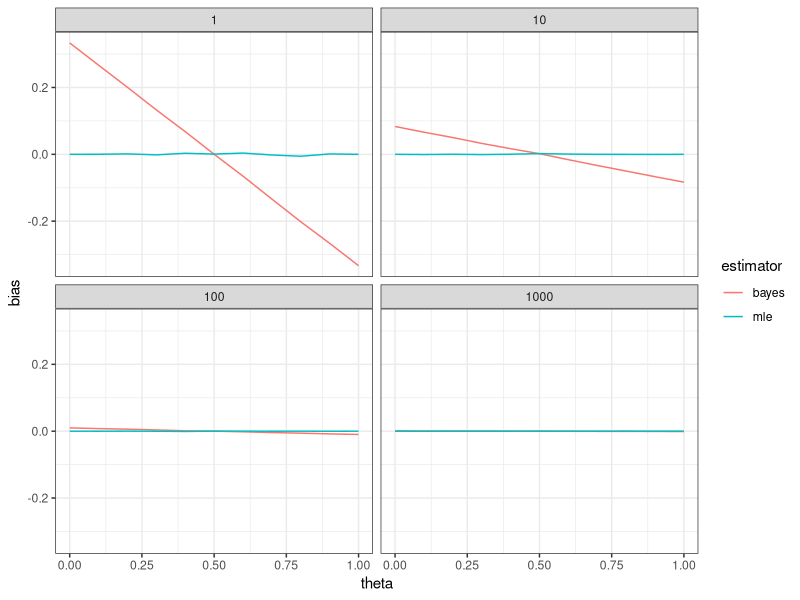
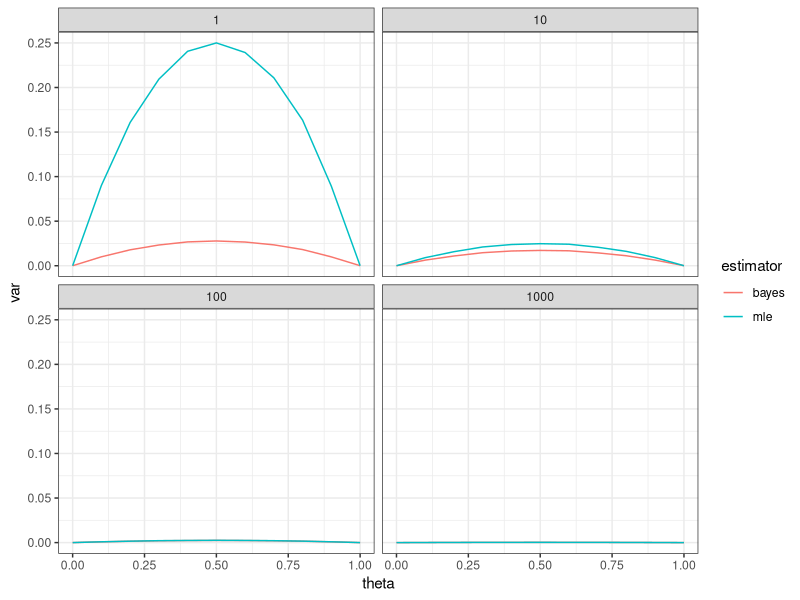
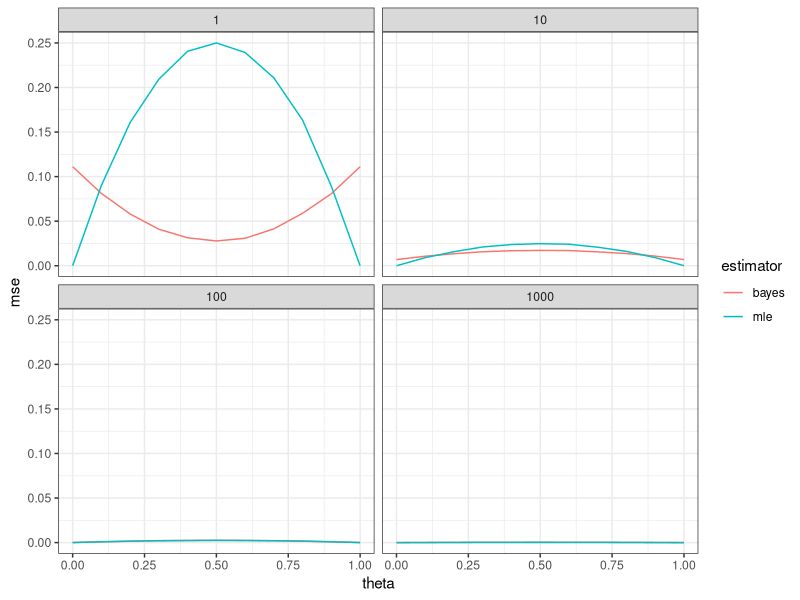
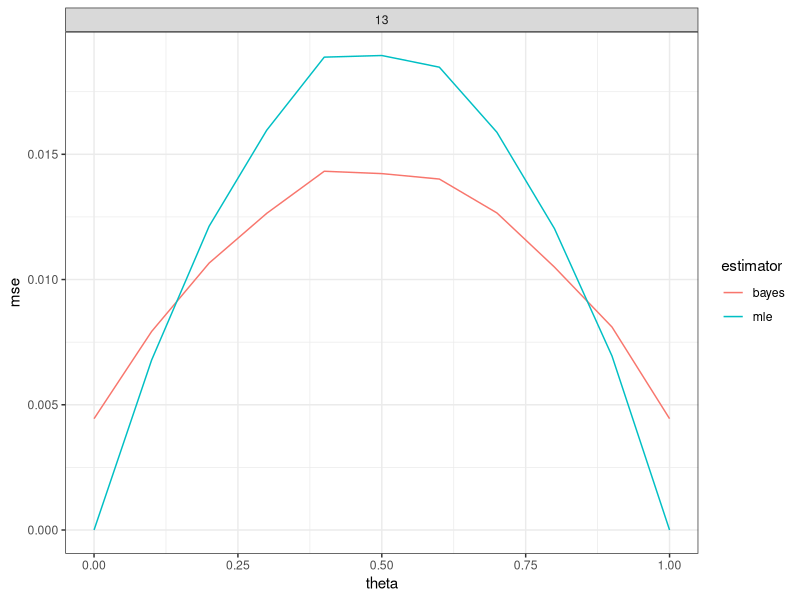
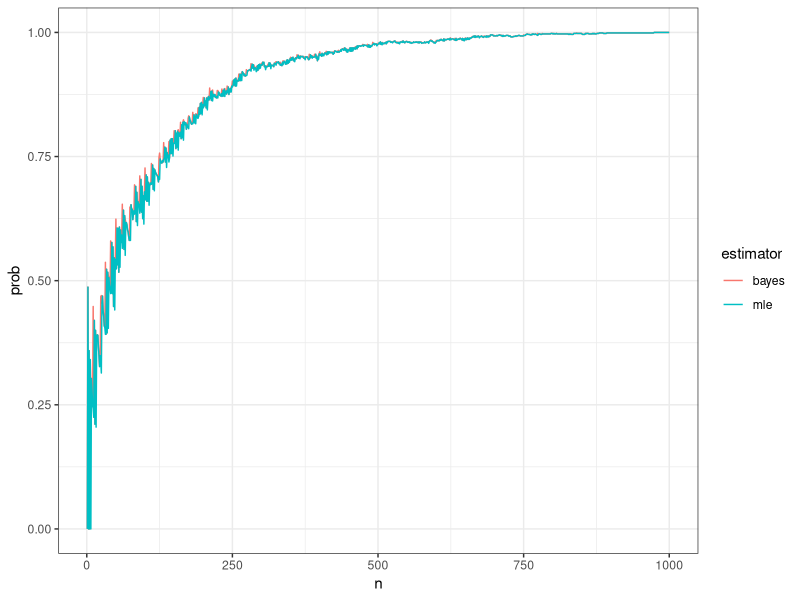
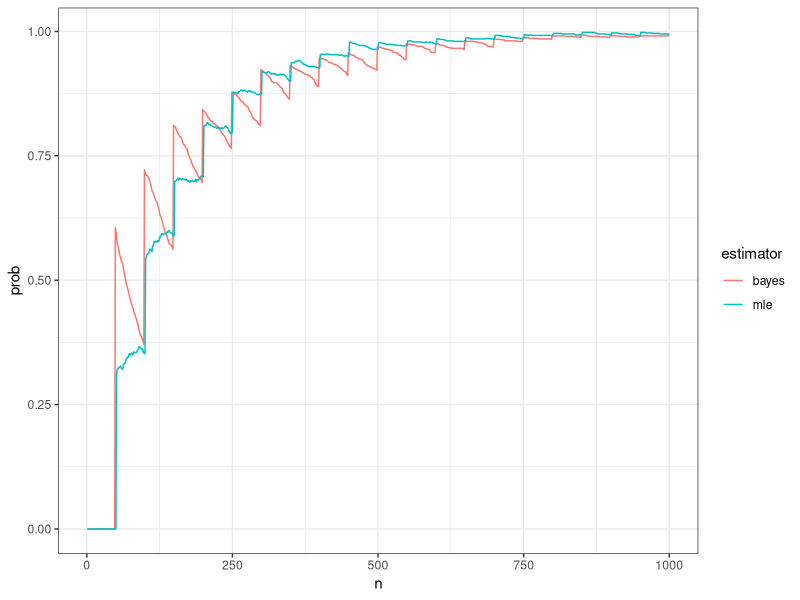
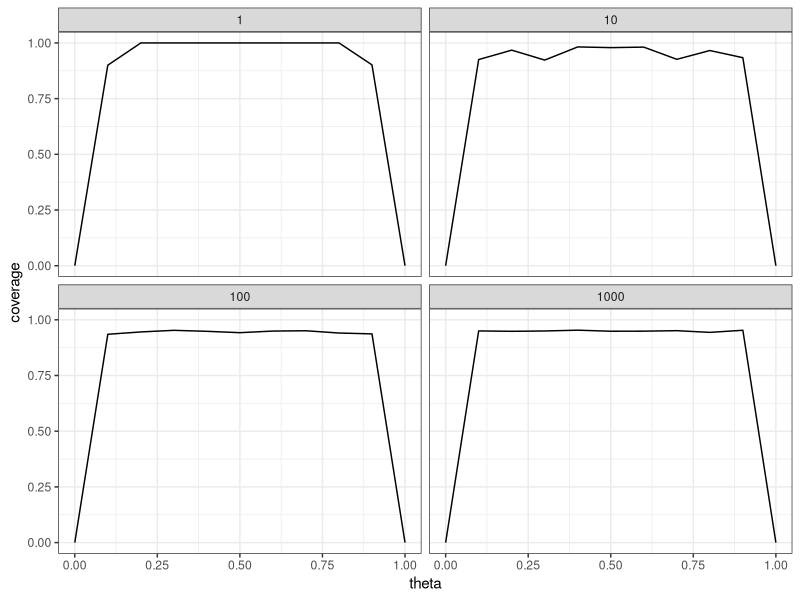
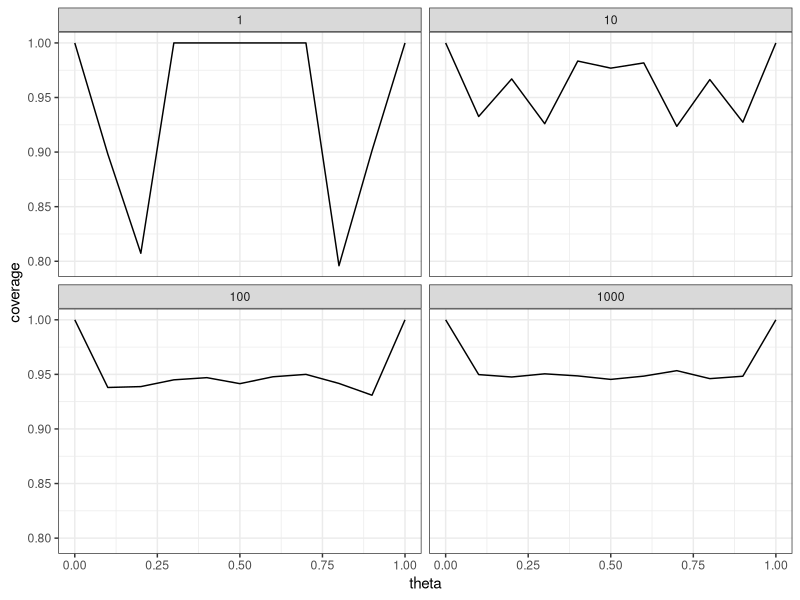

These charts were generated, in order, by the following R code:
## ---- chunk 1
n <- 22
y <- 15
(mle <- y/n)
## ---- chunk 2
(bayes <- (1+y)/(2+n))
## ---- chunk 3
qbeta(c(.025,.975), 1+y, 1+n-y)
## ---- chunk 4
n <- 222
y <- 153
(mle <- y/n)
(bayes <- (1+y)/(2+n))
qbeta(c(.05,.95), 1+y, 1+n-y) 
## ---- chunk 5
n <- 10
theta <- 0.5

n_reps <- 1e4
mle <- numeric(n_reps)
bayes <- numeric(n_reps)

for (i in 1:n_reps) {
  y <- rbinom(1, size = n, prob = theta)
  mle[i] <- y/n
  bayes[i] <- (1+y)/(2+n)
}


mean(mle)  -0.5 # estimate of MLE bias
mean(bayes)-0.5 # estimate of Bayes bias
## ---- chunk 6
mean(mle  ) + c(-1,1)*qnorm(.975)*sd(mle  )/sqrt(length(mle  )) - theta
mean(bayes) + c(-1,1)*qnorm(.975)*sd(bayes)/sqrt(length(bayes)) - theta
## ---- chunk 7
y <- rbinom(n_reps, size = n, prob = theta)
mle   <- y/n
bayes <- (1+y)/(2+n)

mean(mle  ) + c(-1,1)*qnorm(.975)*sd(mle  )/sqrt(length(mle  )) - theta
mean(bayes) + c(-1,1)*qnorm(.975)*sd(bayes)/sqrt(length(bayes)) - theta
## ---- chunk 8
n <- 5
theta <- 0.2

y <- rbinom(n_reps, size = n, prob = theta)
mle   <- y/n
bayes <- (1+y)/(2+n)

mean(mle  ) + c(-1,1)*qnorm(.975)*sd(mle  )/sqrt(length(mle  )) - theta
mean(bayes) + c(-1,1)*qnorm(.975)*sd(bayes)/sqrt(length(bayes)) - theta
## ---- chunk 9
settings <- expand.grid(n = 10^(0:3),
                        theta = seq(0,1,by=0.1))
## ---- chunk 10
library("plyr")
## ---- chunk 11
sim_study <- ddply(settings, .(n, theta), function(x) {
  y     <- rbinom(1e4, size = x$n, prob = x$theta)
  mle   <- y/x$n
  bayes <- (1+y)/(2+x$n)
  
  d <- data.frame(
    estimator = c("mle", "bayes"),
    bias      = c(mean(mle), mean(bayes)) - x$theta,
    var       = c(var( mle), var( bayes)))
  
  # d$se    <- sqrt(d$var / x$n)
  # d$lower <- d$bias-qnorm(.975)*d$se
  # d$upper <- d$bias+qnorm(.975)*d$se
  
  return(d)
})
## ---- chunk 12
library("ggplot2")

ggplot(sim_study, aes(x=theta, y=bias, color=estimator)) +
  geom_line() +
  facet_wrap(~n) + 
  theme_bw()
## ---- chunk 13
library("ggplot2")

ggplot(sim_study, aes(x=theta, y=var, color=estimator)) +
  geom_line() +
  facet_wrap(~n) + 
  theme_bw()
## ---- chunk 14
sim_study$mse <- sim_study$var + sim_study$bias^2

ggplot(sim_study, aes(x=theta, y=mse, color=estimator)) +
  geom_line() +
  facet_wrap(~n) + 
  theme_bw()
## ---- chunk 15
settings <- expand.grid(n = 13,
                        theta = seq(0,1,by=0.1))

sim_study <- ddply(settings, .(n, theta), function(x) {
  y     <- rbinom(1e4, size = x$n, prob = x$theta)
  mle   <- y/x$n
  bayes <- (1+y)/(2+x$n)
  
  d <- data.frame(
    estimator = c("mle", "bayes"),
    bias      = c(mean(mle), mean(bayes)) - x$theta,
    var       = c(var( mle), var( bayes)))
  d$mse <- d$var + d$bias^2
  
  return(d)
})

ggplot(sim_study, aes(x=theta, y=mse, color=estimator)) +
  geom_line() +
  facet_wrap(~n) + # This line isn't necessary
  theme_bw()
## ---- chunk 16
theta = 0.51
n_max <- 1e3

d <- ddply(data.frame(rep=1:1e3), .(rep), function(x) {
  x <- rbinom(n_max, size = 1, prob = theta)
  
  mle <- bayes <- numeric(n_max)
  for (n in 1:n_max) {
    y <- sum(x[1:n])
    mle[n] <- y/n
    bayes[n] <- (1+y)/(2+n)
  }
  
  data.frame(n     = 1:n_max,
             mle   = mle,
             bayes = bayes)
})

epsilon <- 0.05
sum <- ddply(d, .(n), function(x) {
  data.frame(estimator = c("mle","bayes"),
             prob = c(mean(abs(x$mle   - theta) < epsilon),
                      mean(abs(x$bayes - theta) < epsilon)))
})
## ---- chunk 17
ggplot(sum, aes(x=n, y=prob, color=estimator)) + 
  geom_line() +
  theme_bw() 
## ---- chunk 18
theta = 0.01
n_max <- 1e3

d <- ddply(data.frame(rep=1:1e3), .(rep), function(x) {
  x <- rbinom(n_max, size = 1, prob = theta)
  
  mle <- bayes <- numeric(n_max)
  for (n in 1:n_max) {
    y <- sum(x[1:n])
    mle[n] <- y/n
    bayes[n] <- (1+y)/(2+n)
  }
  
  data.frame(n     = 1:n_max,
             mle   = mle,
             bayes = bayes)
})

epsilon <- 0.01
sum <- ddply(d, .(n), function(x) {
  data.frame(estimator = c("mle","bayes"),
             prob = c(mean(abs(x$mle   - theta) < epsilon),
                      mean(abs(x$bayes - theta) < epsilon)))
})

ggplot(sum, aes(x=n, y=prob, color=estimator)) + 
  geom_line() +
  theme_bw()
## ---- chunk 19
n <- 100
theta <- 0.5

n_reps <- 1e4
y <- rbinom(n_reps, size = n, prob = theta)

lower <- qbeta(.025, 1+y, 1+n-y)
upper <- qbeta(.975, 1+y, 1+n-y)

mean( lower < theta & theta < upper)
## ---- chunk 20
p <- mean( lower < theta & theta < upper)

p + c(-1,1)*qnorm(.975)*sqrt(p*(1-p)/n_reps)
## ---- chunk 21
n <- 10
theta <- 0.2

n_reps <- 1e4
y <- rbinom(n_reps, size = n, prob = theta)

lower <- qbeta(.025, 1+y, 1+n-y)
upper <- qbeta(.975, 1+y, 1+n-y)

(p <- mean( lower < theta & theta < upper))

p + c(-1,1)*qnorm(.975)*sqrt(p*(1-p)/n_reps)
## ---- chunk 22
settings <- expand.grid(n = 10^(0:3),
                        theta = seq(0,1,by=0.1))

sim_study <- ddply(settings, .(n, theta), function(x) {
  y     <- rbinom(1e4, size = x$n, prob = x$theta)
  mle   <- y/x$n
  bayes <- (1+y)/(2+x$n)
  
  lower <- qbeta(.025, 1+y, 1+x$n-y)
  upper <- qbeta(.975, 1+y, 1+x$n-y)
  
  data.frame(coverage = mean( lower <= x$theta & x$theta <= upper))
})
## ---- chunk 23
ggplot(sim_study, aes(x=theta, y=coverage)) +
  geom_line() +
  facet_wrap(~n) + 
  theme_bw()
## ---- chunk 24
sim_study <- ddply(settings, .(n, theta), function(x) {
  y     <- rbinom(1e4, size = x$n, prob = x$theta)
  mle   <- y/x$n
  bayes <- (1+y)/(2+x$n)
  
  lower <- qbeta(.025, 1+y, 1+x$n-y)
  upper <- qbeta(.975, 1+y, 1+x$n-y)
  
  # Fix intervals when y=0
  lower[y==0] <- 0
  upper[y==0] <- qbeta(.95, 1+0, 1+x$n-0)
  
  # Fix intervals when y=n
  upper[y==x$n] <- 1
  lower[y==x$n] <- qbeta(.05, 1+x$n, 1+x$n-x$n)
  
  data.frame(coverage = mean( lower <= x$theta & x$theta <= upper))
})
## ---- chunk 25
ggplot(sim_study, aes(x=theta, y=coverage)) +
  geom_line() +
  facet_wrap(~n) + 
  theme_bw()
## ---- chunk 26
sim_study <- ddply(settings, .(n, theta), function(x) {
  y     <- rbinom(1e4, size = x$n, prob = x$theta)
  mle   <- y/x$n
  bayes <- (1+y)/(2+x$n)
  
  lower <- qbeta(.025, 0.5+y, 0.5+x$n-y)
  upper <- qbeta(.975, 0.5+y, 0.5+x$n-y)
  
  # Fix intervals when y=0
  lower[y==0] <- 0
  upper[y==0] <- qbeta(.95, 0.5+0, 0.5+x$n-0)
  
  # Fix intervals when y=n
  upper[y==x$n] <- 1
  lower[y==x$n] <- qbeta(.05, 0.5+x$n, 0.5+x$n-x$n)
  
  data.frame(coverage = mean( lower <= x$theta & x$theta <= upper))
})

ggplot(sim_study, aes(x=theta, y=coverage)) +
  geom_line() +
  facet_wrap(~n) + 
  theme_bw()
